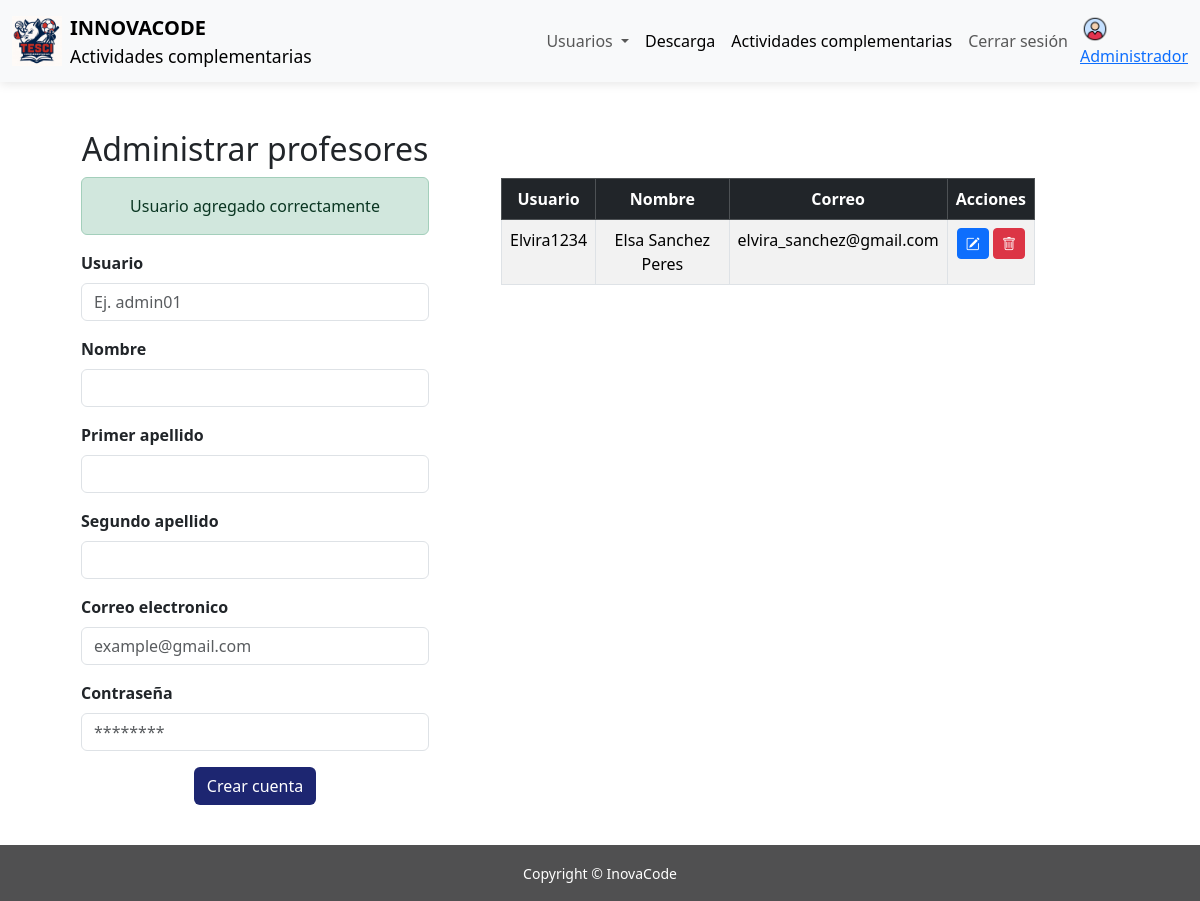
The app's page /inovacode/administrador/administrar-profesores.php?mensaje=exitoso with its own data.
### tables this page shows
CREATE TABLE `profesores` (
  `id_profesor` int(11) NOT NULL,
  `nombre` varchar(50) NOT NULL,
  `apellido_paterno` varchar(50) NOT NULL,
  `apellido_materno` varchar(50) NOT NULL,
  `usuario` varchar(50) NOT NULL,
  `contrasena` varchar(200) NOT NULL,
  `correo` varchar(100) NOT NULL
);

### inovacode/php/crud-cuentas-profesores/tabla-profesores.php (called while the page is built, shortened)
<?php
function consultar_tabla_profesores(){
    $C=conectar();
    $consulta="select * from profesores";
    $res=$C->query($consulta);
    return $res;
}

### inovacode/administrador/administrar-profesores.php (the view, shortened to what this page needs)
<!DOCTYPE html>
<html lang="es">
<head>
    <link href="https://cdn.jsdelivr.net/npm/bootstrap@5.3.3/dist/css/bootstrap.min.css" rel="stylesheet">
    <link rel="stylesheet" href="https://cdn.jsdelivr.net/npm/bootstrap-icons@1.13.1/font/bootstrap-icons.min.css">
    <link rel="stylesheet" href="../css/estilos.css">
</head>
<body>
    <nav class="navbar navbar-expand-lg bg-body-tertiary ">
        <div class="container-fluid">
            <a class="navbar-brand d-flex align-items-center">
                <img src="../img/logo.jpeg" alt="Logo" width="50" height="50"
                    class="d-inline-block align-text-top me-2">
                <div class="d-flex flex-column">
                    <span class="fw-bold">INNOVACODE</span>
                    <small>Actividades complementarias</small>
                </div>
            </a>
            <div class="collapse navbar-collapse " id="navbarNav">
                <ul class="navbar-nav ms-auto me-1 ">
                    <li class="nav-item dropdown">
                        <a class="nav-link dropdown-toggle" href="#" role="button" data-bs-toggle="dropdown"
                            aria-expanded="false">
                            Usuarios
                        </a>
                    </li>
                    <li class="nav-item">
                        <a class="nav-link active" aria-current="page" href="#">Descarga</a>
                    </li>
                    <li class="nav-item">
                        <a class="nav-link active" aria-current="page" href="menu-administrador.php">Actividades
                            complementarias</a>
                    </li>
                    <li class="nav-item">
                        <a class="nav-link" href="../index.html">Cerrar sesión</a>
                    </li>
                </ul>
                <a class=" d-flex flex-column p-0 " aria-disabled="true"><img src="../img/perfil.png" alt="Logo"
                        width="30" height="30" class="d-inline-block align-text-end d-none d-md-block">Administrador</a>
            </div>
        </div>
    </nav>
    <div class="container row justify-content-center mt-5 mb-5">
        <div class="text-center col-12 col-md-6 col-lg-4 me-5">
            <div class="text-center">
                <h2>Administrar profesores</h2>
            </div>
            <?php
            if (isset($_GET['mensaje'])) {
                if ($_GET['mensaje'] == "exitoso") {
                    echo "<div class='alert alert-success' role='alert'>Usuario agregado correctamente</div>";
                }
            }
            ?>
            <form action="../php/crud-cuentas-profesores/insertar-profesor.php" method="post">
                <div class="mb-3 text-start">
                    <label for="user" class="form-label fw-bold">Usuario</label>
                    <input name="u" type="text" class="form-control" id="user" placeholder="Ej. admin01" required minlength="4" maxlength="20" pattern="[A-Za-z0-9_]+" title="Solo letras, números o guiones bajos">
                </div>
                <div class="mb-3 text-start">
                    <label for="name" class="form-label fw-bold">Nombre</label>
                    <input name="n" type="text" class="form-control" id="name"  required minlength="1" maxlength="50" pattern="[A-Za-z]+" title="Solo admite letras">
                </div>
                <div class="mb-3 text-start">
                    <label for="fistLastName" class="form-label fw-bold">Primer apellido</label>
                    <input name="ap1" type="text" class="form-control" id="fistLastName"  required minlength="1" maxlength="50" pattern="[A-Za-z]+" title="Solo admite letras">
                </div>
                 <div class="mb-3 text-start">
                    <label for="SecondLastName" class="form-label fw-bold">Segundo apellido</label>
                    <input name="ap2" type="text" class="form-control" id="SecondLastName"  required minlength="1" maxlength="50" pattern="[A-Za-z]+" title="Solo admite letras">
                </div>
                <div class="mb-3 text-start">
                    <label name="e" for="correo" class="form-label fw-bold">Correo electronico</label>
                    <input name="e" type="email" class="form-control" id="correo" placeholder="example@gmail.com" required>
                </div>
                <div class="mb-3 text-start">
                    <label name="contrasena" for="password" class="form-label fw-bold">Contraseña</label>
                    <input name="p" type="password" class="form-control" id="contrasena" placeholder="********" required minlength="6" title="Debe tener al menos 6 caracteres">
                </div>
                <button type="submit" class="btn btn-custom  mb-5">Crear cuenta</button>
            </form>
        </div>
        <div class="table-responsive mt-5 col-12 col-md-6">
            <?php require("../php/crud-cuentas-profesores/tabla-profesores.php"); ?>
            <table class="table table-bordered table-striped text-center">
                <thead class="table-dark">
                    <tr>
                        <th>Usuario</th>
                        <th>Nombre</th>
                        <th>Correo</th>
                        <th>Acciones</th>
                    </tr>
                </thead>
                <tbody>
                    <?php
                    $valores = consultar_tabla_profesores();
                    while ($p = $valores->fetch_assoc()) {
                    ?>
                        <tr>
                            <td><?php echo $p['usuario']; ?></td>
                            <td><?php echo $p['nombre'];?> <?php echo $p['apellido_paterno'];?> <?php echo $p['apellido_materno'];?></td>
                            <td><?php echo $p['correo']; ?></td>
                            <td>
                                <button
                                    class="btn btn-primary btn-sm editarBtn"
                                    data-id="<?php echo $p['id_profesor']; ?>"
                                    data-usuario="<?php echo $p['usuario']; ?>"
                                    data-nombre="<?php echo $p['nombre']; ?>"
                                    data-apellido1="<?php echo $p['apellido_paterno']; ?>"
                                    data-apellido2="<?php echo $p['apellido_materno']; ?>"
                                    data-correo="<?php echo $p['correo']; ?>"
                                    data-pass="<?php echo $p['contrasena']; ?>"
                                    data-bs-toggle="modal"
                                    data-bs-target="#editarModal">
                                    <i class="bi bi-pencil-square"></i>
                                </button>
                                <a href="../php/crud-cuentas-profesores/eliminar-profesor.php?ID=<?php echo $p['id_profesor']; ?>"
                                    class="btn btn-danger btn-sm"><i class="bi bi-trash"></i></a>
                            </td>
                        </tr>
                    <?php } ?>
                </tbody>
            </table>
        </div>
    </div>
    <footer class="fixed-bottom footer mt-auto py-3">
        <div class="container text-center">
            <small>Copyright &copy; InovaCode</small>
        </div>
    </footer>
</body>
</html>

### inovacode/css/estilos.css (style rules this page uses)
.navbar { box-shadow: 0 2px 10px rgba(0, 0, 0, 0.1); }
.footer { background-color: #505051; color: white; text-align: center; padding: 20px 10px; margin-top: 50px; }
.btn-custom { background-color: #1d2671; color: white; transition: 0.3s; }

### records on screen
profesores: usuario "Elvira1234", nombre "Elsa", apellido_paterno "Sanchez", apellido_materno "Peres", correo "elvira_sanchez@gmail.com"
